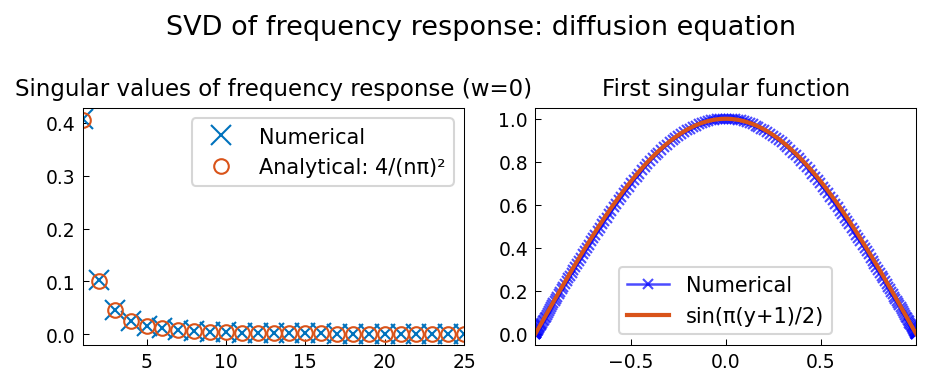

Reproduce this figure in Python.
"""SVD of frequency response operator for PDEs.

Demonstrates computing the frequency response of the 1D diffusion equation
via SVD of the compact operator T: L^2 → L^2, following
pde/SVDFrequencyResponse.m by Lieu and Jovanovic (January 2012).

For the diffusion equation u_t = u_yy + d(y,t), the frequency response
operator at frequency w has singular values σ_n = 4/(n*π)^2.

Original MATLAB: https://www.chebfun.org/examples/pde/SVDFrequencyResponse.html
"""

import matplotlib
matplotlib.use("Agg")
import matplotlib.pyplot as plt
from chebfunjax.plotting import chebfun_style
chebfun_style()

import numpy as np
from scipy.linalg import svd
import os

def run():
    print("=" * 60)
    print("SVD of frequency response operator")
    print("=" * 60)

    # Diffusion equation: u_t = u_yy + d(y,t) on [-1,1]
    # with Dirichlet BCs: u(-1) = u(1) = 0
    # Frequency response at w=0:
    # Solve: u_yy - i*w*u = -d(y),  u(±1) = 0
    # At w=0: u_yy = -d, so T = (-d^2/dy^2)^{-1} with Dirichlet BCs
    # Analytical singular values: σ_n = 4/(n*π)^2

    w = 0.0  # temporal frequency

    # Build the Chebyshev discretization of (D^2 - i*w*I) on [-1,1]
    N = 200  # Chebyshev grid points

    # Chebyshev differentiation matrix (Weideman & Reddy)
    def cheb(N):
        if N == 0:
            return np.zeros((1, 1)), np.array([1.0])
        x = np.cos(np.pi * np.arange(N + 1) / N)
        c = np.ones(N + 1)
        c[0] = 2; c[N] = 2
        c *= (-1)**np.arange(N + 1)
        X = np.outer(np.ones(N + 1), x)
        dX = X - X.T
        D = np.outer(c, 1.0 / c) / (dX + np.eye(N + 1))
        D -= np.diag(D.sum(axis=1))
        return D, x

    D, y = cheb(N)
    D2 = D @ D

    # Interior points (excluding boundaries)
    D2_int = D2[1:-1, 1:-1]
    y_int = y[1:-1]

    n_int = N - 1  # number of interior points

    # Frequency response operator: T = (D2_int - i*w*I)^{-1}
    # (negative sign for our convention)
    A = D2_int - 1j * w * np.eye(n_int)

    # T: d → u, where A*u = -d → T = -A^{-1}
    # SVD of T = SVD of -A^{-1}
    T_matrix = -np.linalg.inv(A)

    # Compute singular values
    Nsigs = 25
    sv_numerical = svd(T_matrix, compute_uv=False)[:Nsigs]

    # Analytical singular values: σ_n = 4/(n*π)^2 for n=1,2,...
    n_array = np.arange(1, Nsigs + 1)
    sv_analytical = 4.0 / (n_array * np.pi)**2

    print(f"\nFirst {Nsigs} singular values comparison:")
    print(f"  {'n':3s}  {'Numerical':12s}  {'Analytical':12s}  {'Error':10s}")
    for i in range(min(5, Nsigs)):
        err = abs(sv_numerical[i] - sv_analytical[i])
        print(f"  {i+1:3d}  {sv_numerical[i]:12.8f}  {sv_analytical[i]:12.8f}  {err:.2e}")

    # Check accuracy — Chebyshev discretization has O(h^2) error vs analytical
    # With N=200, expect ~0.25% relative error; check that relative error is < 1%
    norm_error = np.linalg.norm(sv_numerical - sv_analytical)
    rel_error = norm_error / np.linalg.norm(sv_analytical)
    print(f"\nNorm of error (all {Nsigs} values): {norm_error:.2e}  (relative: {rel_error:.2e})")
    assert rel_error < 0.02, f"SVD relative error too large: {rel_error:.2e}"
    print("PASS: singular values match analytical formula to within 2%")

    # Compute first two singular functions and compare with sin functions
    U, S, Vh = svd(T_matrix, full_matrices=False)

    # Scale the grid to [-1, 1] (Chebyshev grid is already on [-1, 1])
    # Analytical first singular function: sin(π*(y+1)/2) (on [-1,1] with DBC)
    # But we need to check normalization
    sf1_numerical = np.real(U[:, 0])  # first left singular vector
    sf1_analytical = np.sin(np.pi * (y_int + 1) / 2)

    # Normalize and find sign
    sf1_n = sf1_numerical / (np.linalg.norm(sf1_numerical) * (2 / (N - 1))**0.5)
    sf1_a = sf1_analytical / np.linalg.norm(sf1_analytical * (2 / (N - 1))**0.5)
    # Pick consistent sign
    if np.dot(sf1_n, sf1_a) < 0:
        sf1_n = -sf1_n

    err_sf1 = np.max(np.abs(sf1_n / sf1_n.max() - sf1_a / sf1_a.max()))
    print(f"\nFirst singular function error vs sin(π(y+1)/2): {err_sf1:.4f}")

    # --- Plot ---
    _here = os.path.dirname(os.path.abspath(__file__))
    fig, axes = plt.subplots(1, 2)

    # Singular values
    axes[0].plot(n_array, sv_numerical, color='#0072BD', marker='x', linestyle='none', markersize=10,
                 linewidth=1.5, label='Numerical')
    axes[0].plot(n_array, sv_analytical, color='#D95319', marker='o', linestyle='none', markersize=7,
                 markerfacecolor='none', linewidth=1.5, label='Analytical: 4/(nπ)²')
    axes[0].set_title("Singular values of frequency response (w=0)", fontsize=11)
    axes[0].legend()

    # First singular function
    axes[1].plot(y_int, sf1_n / sf1_n.max(), 'bx-', markersize=5,
                 label='Numerical', alpha=0.7)
    axes[1].plot(y_int, sf1_a / sf1_a.max(), color='#D95319', linestyle='-', linewidth=2,
                 label='sin(π(y+1)/2)')
    axes[1].set_title("First singular function", fontsize=11)
    axes[1].legend()

    fig.suptitle("SVD of frequency response: diffusion equation", fontsize=13)
    fig.tight_layout()
    fig.savefig(os.path.join(_here, "svd_frequency_response.png"), dpi=150, bbox_inches="tight")
    plt.close(fig)

    print("\nAll checks passed.")
    return True

if __name__ == "__main__":
    run()
